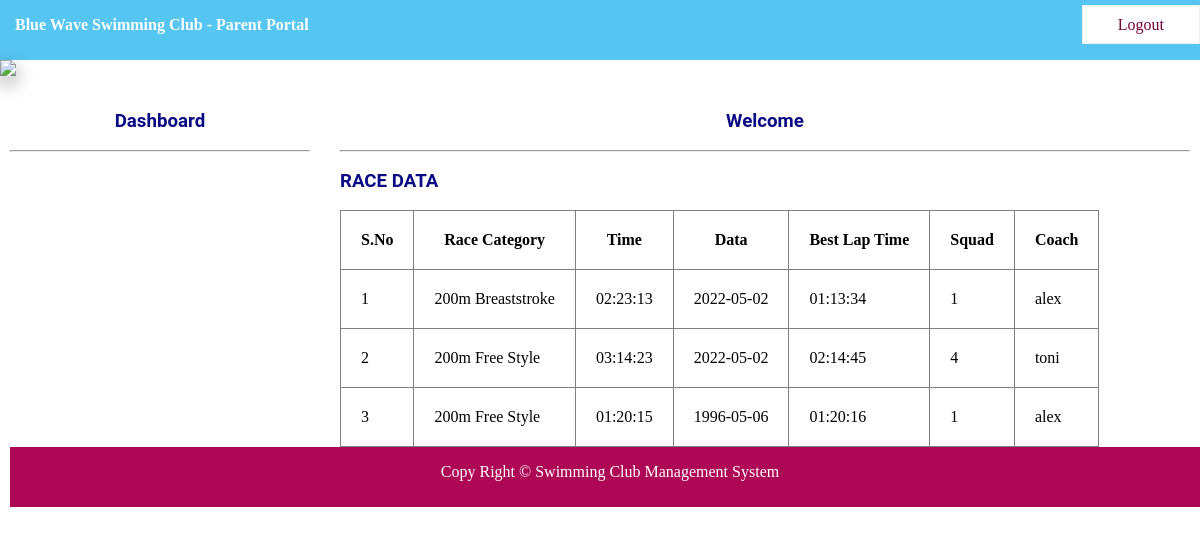
The page /parentracedata.php on the database its author committed.
### tables this page shows
CREATE TABLE `race` (
  `RID` int(11) NOT NULL,
  `RCATEGORY` varchar(150) NOT NULL,
  `RSWIMMER` varchar(150) NOT NULL,
  `RTIME` time NOT NULL,
  `RDATE` date NOT NULL,
  `RBESTLAPTIME` time NOT NULL,
  `RSQUAD` int(11) NOT NULL,
  `RCOACH` varchar(150) NOT NULL
);

### parentracedata.php (the view, shortened to what this page needs)
<?php
include "database.php";
?>
<!DOCTYPE html>
<html>
<head>
<link rel="stylesheet" type="text/css" href="css/style.css">
</head>
<body>
    <?php include "parentnavbar.php"?>
    <img src="images/2.png" class="sha" width=100% >
    <div id="section">
    <?php include "parentsidebar.php"?>
     <div id="content">
        <h3 class="text">Welcome <?php echo $_SESSION["PNAME"]; ?></h3><br><hr><br>
        <h3>RACE DATA</h3><br>
    <div class="tbox">
<table border="1px">
    <tr>
        <th>S.No</th>
        <th>Race Category</th>
        <th>Time</th>
        <th>Data</th>
        <th>Best Lap Time</th>
        <th>Squad</th>
        <th>Coach</th>
    </tr>
    <?php
    $x = "select * from race";
    $res=$db->query($x);
    if($res->num_rows>0){
        $i = 0;
    while($r=$res->fetch_assoc()){
        $i++;
        echo "<tr>
        <td>{$i} </td>
        <td> {$r["RCATEGORY"]}</td>
        <td> {$r["RTIME"]}</td>
        <td> {$r["RDATE"]}</td>
        <td> {$r["RBESTLAPTIME"]}</td>
        <td> {$r["RSQUAD"]}</td>
        <td> {$r["RCOACH"]}</td>
        </tr>";
    }
}else{
    }
    ?>
</table>
    </div>
    </div>
<div class="footer">
    <footer><p>Copy Right &copy; Swimming Club Management System</p></footer>
</div>
</body>
</html>

### CSS/style.css (style rules this page uses)
* { padding: 0px; margin: 0px; }
html { background: white; }
h1,h2,h3,h4,h5,h6,label { font-family: roboto; color: rgb(10, 10, 132); }
.footer { background: #ad0755; height: 60px; width: 100%; float: left; }
footer { text-align: center; color: white; line-height: 50px; }
.sha { -webkit-box-shadow: 0 8px 17px 0 rgba(0, 0, 0, 0.2), 0 6px 20px 0 rgba(0, 0, 0, 0.19); -moz-box-shadow: 0 8px 17px 0 rgba(0, 0, 0, 0.2), 0 6px 20px 0 rgba(0, 0, 0, 0.19); box-shadow: 0 8px 17px 0 rgba(0, 0, 0, 0.2), 0 6px 20px 0 rgba(0, 0, 0, 0.19); }
#section { height: auto; width: 1200px; margin-left: 10px; font-family: Cambria, Cochin, Georgia, Times, 'Times New Roman', serif; }
#content { margin-top: 30px; height: auto; width: 850px; float: left; }
.text { text-align: center; }
.tbox { float: left; }
.tbox table { border-collapse: collapse; }
tr, td, th { padding: 20px; }

### rows shown on the page
race: RCATEGORY "200m Breaststroke", RTIME "02:23:13", RDATE "2022-05-02", RBESTLAPTIME "01:13:34", RSQUAD "1", RCOACH "alex"
race: RCATEGORY "200m Free Style", RTIME "03:14:23", RDATE "2022-05-02", RBESTLAPTIME "02:14:45", RSQUAD "4", RCOACH "toni"
race: RCATEGORY "200m Free Style", RTIME "01:20:15", RDATE "1996-05-06", RBESTLAPTIME "01:20:16", RSQUAD "1", RCOACH "alex"
